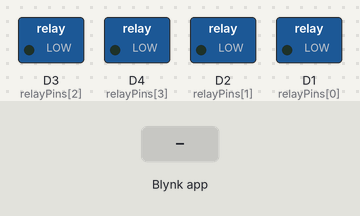
A sketch run on a simulated ESP8266 (NodeMCU). Parts: switched loads named in the sketch (green lamp = pin HIGH). The inputs (shaded band) are chosen by the test bench. WiFi joins after 1.5 s; servers stay silent unless stated; what the sketch prints to the serial monitor is not drawn.

Above: at 3.0 s.
3.1 s: Blynk app writes 1 to V1
At 4.0 s:
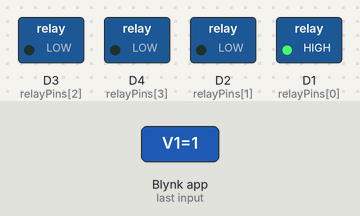
4.6 s: Blynk app writes 1 to V2
At 5.1 s:
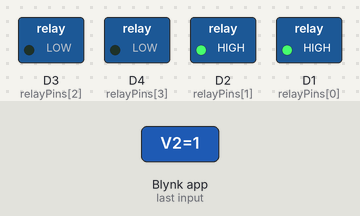
6.1 s: Blynk app writes 0 to V1
At 7.3 s:
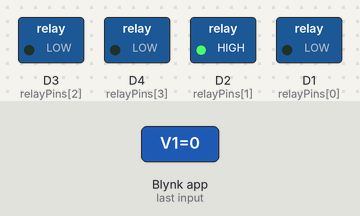
7.6 s: Blynk app writes 1 to V3
At 8.6 s:
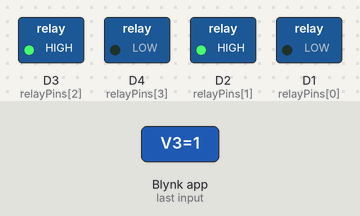
9.1 s: Blynk app writes 200 to V1
At 9.8 s:
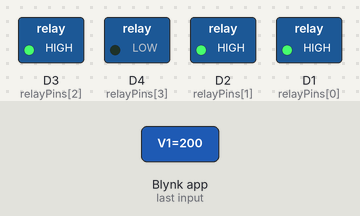
10.6 s: Blynk app writes 0 to V2
At 10.9 s:
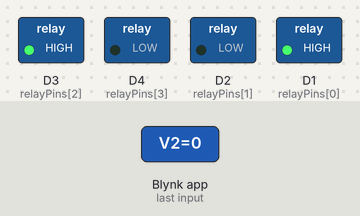
Timing chart, 0 to 13.1 s (numbered marks = the images above; inputs shaded):
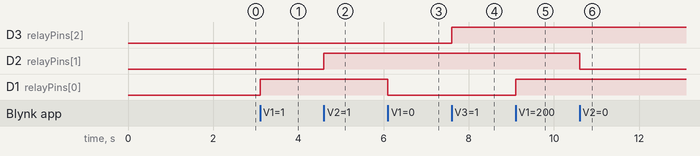

The sketch:

relay_nodemcu_1.ino
```cpp
#define BLYNK_TEMPLATE_ID "TMPL4rVybwe-K"
#define BLYNK_TEMPLATE_NAME "home automation"
#define BLYNK_AUTH_TOKEN "6O8HBdvRDUgCzUCZ8ZS1o-EgqgNaAZuu"
#define BLYNK_PRINT Serial

#include <ESP8266WiFi.h>
#include <BlynkSimpleEsp8266.h>

char auth[] = BLYNK_AUTH_TOKEN;

// WiFi credentials
char ssid[] = "mabzone.net";
char pass[] = "Cisco@#0912";

// Pins connected to the relays
const int relayPins[] = {D1, D2, D3, D4};
const int numRelays = 4;

void setup() {
  Serial.begin(9600);

  Blynk.begin(auth, ssid, pass);

  // Set relay pins as outputs
  for (int i = 0; i < numRelays; i++) {
    pinMode(relayPins[i], OUTPUT);
  }

  // Print the IP address assigned to your NodeMCU
  Serial.println(WiFi.localIP());
}

void loop() {
  Blynk.run();
}

// Blynk virtual pin handler for controlling individual relays
BLYNK_WRITE(V1) {
  int value = param.asInt();
  digitalWrite(relayPins[0], value);
}

BLYNK_WRITE(V2) {
  int value = param.asInt();
  digitalWrite(relayPins[1], value);
}

BLYNK_WRITE(V3) {
  int value = param.asInt();
  digitalWrite(relayPins[2], value);
}

BLYNK_WRITE(V4) {
  int value = param.asInt();
  digitalWrite(relayPins[3], value);
}
```

Measured:
- after the input at 3.1 s, D1 (relayPins[0]): LOW → HIGH at once
- after the input at 4.6 s, D2 (relayPins[1]): LOW → HIGH at once
- after the input at 6.1 s, D1 (relayPins[0]): HIGH → LOW at once
- after the input at 7.6 s, D3 (relayPins[2]): LOW → HIGH at once
- after the input at 9.1 s, D1 (relayPins[0]): LOW → HIGH at once
- after the input at 10.6 s, D2 (relayPins[1]): HIGH → LOW at once
